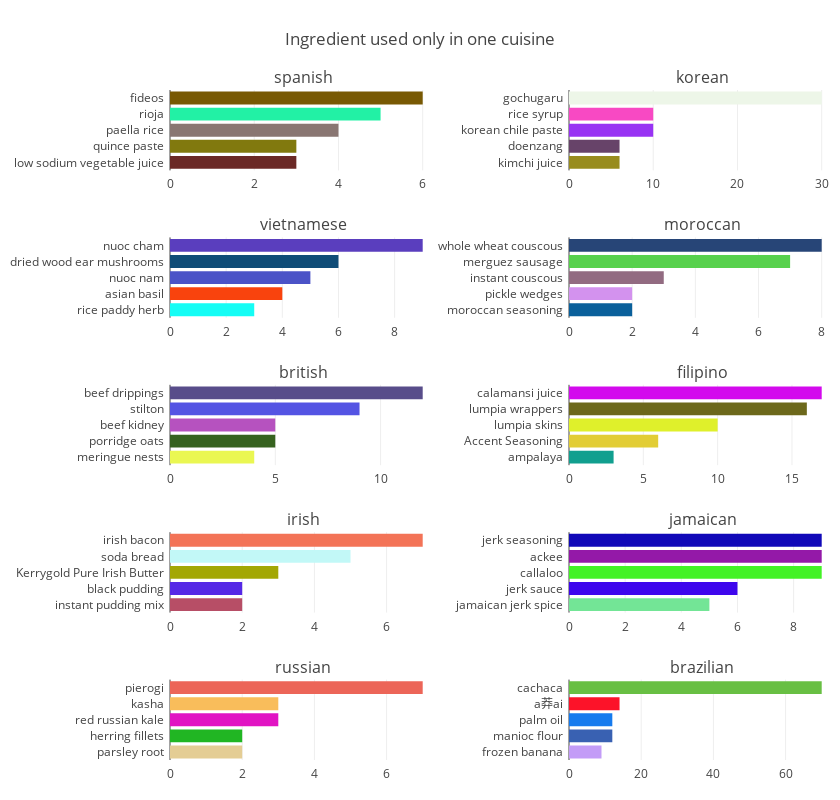

This figure's notebook cell:
### Code cell
# Vizualization of specific ingredients in the second 10 cuisines
labels = [i for i in train_data.cuisine.value_counts().index][10:20]
totalPlot = 10
y = [[item]*2 for item in range(1,10)]
y = list(chain.from_iterable(y))
z = [1,2]*int((totalPlot/2))

fig = tools.make_subplots(rows= 5, cols=2, subplot_titles= labels, specs = [[{}, {}],[{}, {}],[{}, {}],[{}, {}],[{}, {}]],  horizontal_spacing = 0.20)
traces = []
for i,e in enumerate(labels): 
    cuisinespec= cuisine_unique(e, 5, allingredients)
    trace = go.Bar(
            x= cuisinespec['count'].values[::-1],
            y=  cuisinespec['ingredient'].values[::-1],
            orientation = 'h',marker = dict(color = random_colours(5),))
    traces.append(trace)

for t,y,z in zip(traces,y,z):
    fig.append_trace(t, y,z)

    fig['layout'].update(height=800, width=840,
    margin=dict(l=170,r=5,b=40,t=90,pad=5), showlegend=False, title='Ingredient used only in one cuisine')

iplot(fig, filename='horizontal-bar')

### Figure 1 — Plotly figure (JSON) as saved in the notebook; plotly's stock layout.template omitted (floating-point values rounded to 4 significant figures)
{"data": [{"marker": {"color": ["#6B2926", "#81790E", "#897672", "#22F1A5", "#785903"]}, "orientation": "h", "type": "bar", "uid": "47b93ca1-d4c9-456f-89cf-7e85502bbb8c", "x": [3, 3, 4, 5, 6], "xaxis": "x", "y": ["low sodium vegetable juice", "quince paste", "paella rice", "rioja", "fideos"], "yaxis": "y"}, {"marker": {"color": ["#988C1E", "#674369", "#9833F3", "#F849C3", "#EDF6E8"]}, "orientation": "h", "type": "bar", "uid": "4465661e-bcd7-4096-851d-5f76d80195f7", "x": [6, 6, 10, 10, 30], "xaxis": "x2", "y": ["kimchi juice", "doenzang", "korean chile paste", "rice syrup", "gochugaru"], "yaxis": "y2"}, {"marker": {"color": ["#15FDF5", "#F9430D", "#4B53C7", "#0F4C77", "#5A3EBE"]}, "orientation": "h", "type": "bar", "uid": "625ec6d3-45d7-4e50-8959-f7eacb7b8b73", "x": [3, 4, 5, 6, 9], "xaxis": "x3", "y": ["rice paddy herb", "asian basil", "nuoc nam", "dried wood ear mushrooms", "nuoc cham"], "yaxis": "y3"}, {"marker": {"color": ["#0A609B", "#D392EE", "#926B81", "#58D14D", "#274577"]}, "orientation": "h", "type": "bar", "uid": "0483f442-e6d6-4ed1-a5bc-0e2fae3f5b3e", "x": [2, 2, 3, 7, 8], "xaxis": "x4", "y": ["moroccan seasoning", "pickle wedges", "instant couscous", "merguez sausage", "whole wheat couscous"], "yaxis": "y4"}, {"marker": {"color": ["#EAF752", "#36621F", "#B652BF", "#5454E3", "#584D8A"]}, "orientation": "h", "type": "bar", "uid": "7ec8be70-c2ea-4fd4-addc-31e487ae3bff", "x": [4, 5, 5, 9, 12], "xaxis": "x5", "y": ["meringue nests", "porridge oats", "beef kidney", "stilton", "beef drippings"], "yaxis": "y5"}, {"marker": {"color": ["#119F8F", "#E2CD35", "#DFF02B", "#6C681B", "#D30AED"]}, "orientation": "h", "type": "bar", "uid": "8d006532-a66d-434b-9ae9-28b1116ec8cb", "x": [3, 6, 10, 16, 17], "xaxis": "x6", "y": ["ampalaya", "Accent Seasoning", "lumpia skins", "lumpia wrappers", "calamansi juice"], "yaxis": "y6"}, {"marker": {"color": ["#B74E66", "#5528E6", "#A3A704", "#C2F8F7", "#F37357"]}, "orientation": "h", "type": "bar", "uid": "54a1c598-67f7-40c4-b1d8-980d1454b8e9", "x": [2, 2, 3, 5, 7], "xaxis": "x7", "y": ["instant pudding mix", "black pudding", "Kerrygold Pure Irish Butter", "soda bread", "irish bacon"], "yaxis": "y7"}, {"marker": {"color": ["#73E596", "#3E06ED", "#43F226", "#9419A8", "#1109B8"]}, "orientation": "h", "type": "bar", "uid": "2ba89ff1-1b11-4f76-bd34-a646fcd71f1d", "x": [5, 6, 9, 9, 9], "xaxis": "x8", "y": ["jamaican jerk spice", "jerk sauce", "callaloo", "ackee", "jerk seasoning"], "yaxis": "y8"}, {"marker": {"color": ["#E4CD94", "#21B623", "#E114C3", "#F9BD5B", "#EC6558"]}, "orientation": "h", "type": "bar", "uid": "5a1378ac-f943-4c5d-8a9b-f7d06e7d8430", "x": [2, 2, 3, 3, 7], "xaxis": "x9", "y": ["parsley root", "herring fillets", "red russian kale", "kasha", "pierogi"], "yaxis": "y9"}, {"marker": {"color": ["#C39CF7", "#3961B2", "#167BEE", "#FC1329", "#68BF43"]}, "orientation": "h", "type": "bar", "uid": "85ca5fad-9939-461b-81fc-11d80a6e24be", "x": [9, 12, 12, 14, 70], "xaxis": "x10", "y": ["frozen banana", "manioc flour", "palm oil", "a莽ai", "cachaca"], "yaxis": "y10"}], "layout": {"annotations": [{"font": {"size": 16}, "showarrow": false, "text": "spanish", "x": 0.2, "xanchor": "center", "xref": "paper", "y": 1, "yanchor": "bottom", "yref": "paper"}, {"font": {"size": 16}, "showarrow": false, "text": "korean", "x": 0.8, "xanchor": "center", "xref": "paper", "y": 1, "yanchor": "bottom", "yref": "paper"}, {"font": {"size": 16}, "showarrow": false, "text": "vietnamese", "x": 0.2, "xanchor": "center", "xref": "paper", "y": 0.78, "yanchor": "bottom", "yref": "paper"}, {"font": {"size": 16}, "showarrow": false, "text": "moroccan", "x": 0.8, "xanchor": "center", "xref": "paper", "y": 0.78, "yanchor": "bottom", "yref": "paper"}, {"font": {"size": 16}, "showarrow": false, "text": "british", "x": 0.2, "xanchor": "center", "xref": "paper", "y": 0.56, "yanchor": "bottom", "yref": "paper"}, {"font": {"size": 16}, "showarrow": false, "text": "filipino", "x": 0.8, "xanchor": "center", "xref": "paper", "y": 0.56, "yanchor": "bottom", "yref": "paper"}, {"font": {"size": 16}, "showarrow": false, "text": "irish", "x": 0.2, "xanchor": "center", "xref": "paper", "y": 0.34, "yanchor": "bottom", "yref": "paper"}, {"font": {"size": 16}, "showarrow": false, "text": "jamaican", "x": 0.8, "xanchor": "center", "xref": "paper", "y": 0.34, "yanchor": "bottom", "yref": "paper"}, {"font": {"size": 16}, "showarrow": false, "text": "russian", "x": 0.2, "xanchor": "center", "xref": "paper", "y": 0.12, "yanchor": "bottom", "yref": "paper"}, {"font": {"size": 16}, "showarrow": false, "text": "brazilian", "x": 0.8, "xanchor": "center", "xref": "paper", "y": 0.12, "yanchor": "bottom", "yref": "paper"}], "height": 800, "margin": {"b": 40, "l": 170, "pad": 5, "r": 5, "t": 90}, "showlegend": false, "title": {"text": "Ingredient used only in one cuisine"}, "width": 840, "xaxis": {"anchor": "y", "domain": [0, 0.4]}, "xaxis10": {"anchor": "y10", "domain": [0.6, 1]}, "xaxis2": {"anchor": "y2", "domain": [0.6, 1]}, "xaxis3": {"anchor": "y3", "domain": [0, 0.4]}, "xaxis4": {"anchor": "y4", "domain": [0.6, 1]}, "xaxis5": {"anchor": "y5", "domain": [0, 0.4]}, "xaxis6": {"anchor": "y6", "domain": [0.6, 1]}, "xaxis7": {"anchor": "y7", "domain": [0, 0.4]}, "xaxis8": {"anchor": "y8", "domain": [0.6, 1]}, "xaxis9": {"anchor": "y9", "domain": [0, 0.4]}, "yaxis": {"anchor": "x", "domain": [0.88, 1]}, "yaxis10": {"anchor": "x10", "domain": [0, 0.12]}, "yaxis2": {"anchor": "x2", "domain": [0.88, 1]}, "yaxis3": {"anchor": "x3", "domain": [0.66, 0.78]}, "yaxis4": {"anchor": "x4", "domain": [0.66, 0.78]}, "yaxis5": {"anchor": "x5", "domain": [0.44, 0.56]}, "yaxis6": {"anchor": "x6", "domain": [0.44, 0.56]}, "yaxis7": {"anchor": "x7", "domain": [0.22, 0.34]}, "yaxis8": {"anchor": "x8", "domain": [0.22, 0.34]}, "yaxis9": {"anchor": "x9", "domain": [0, 0.12]}}}
